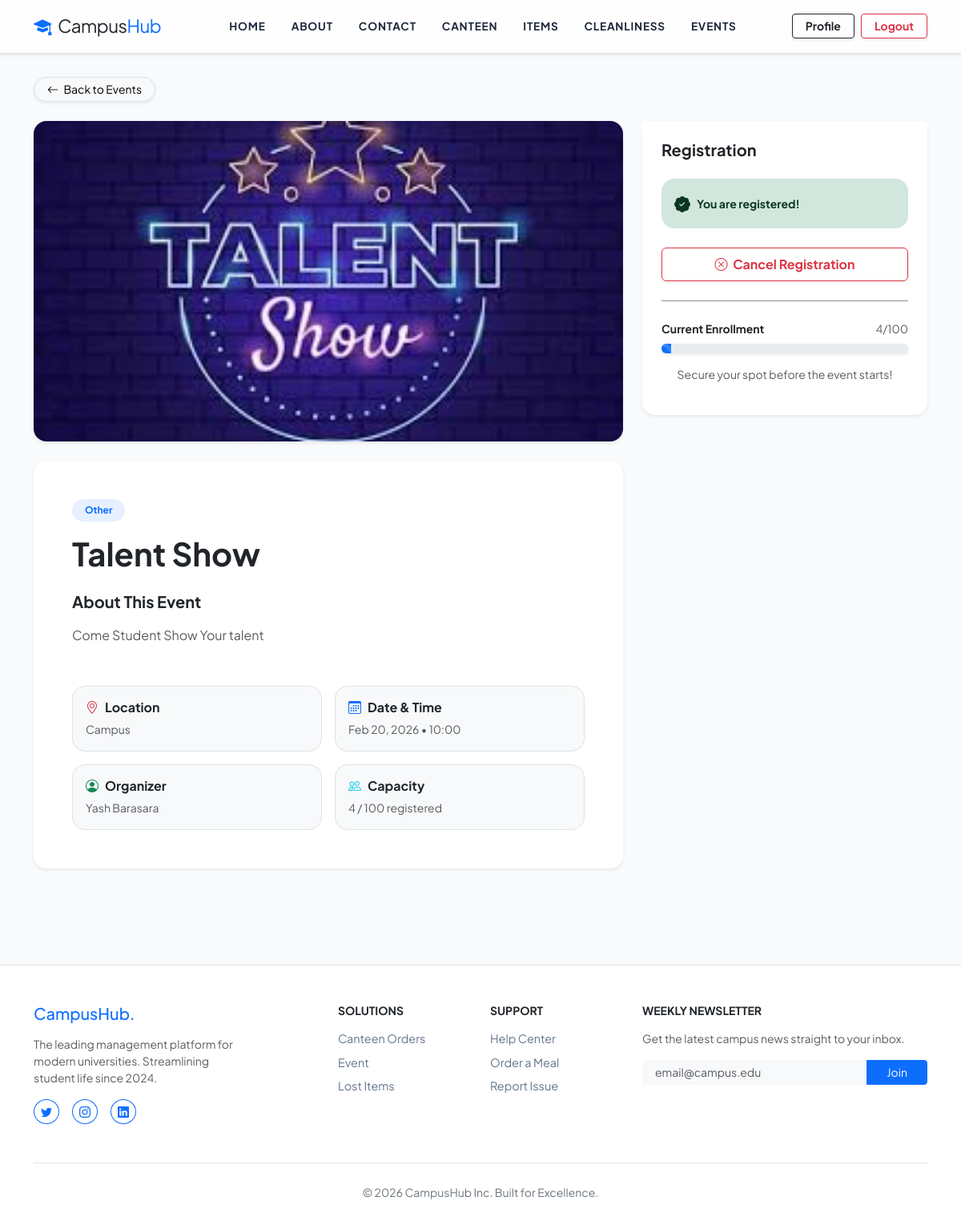
The page /events/2/ (signed in) on the database its author committed.
### events/models.py (models this page shows, shortened)
class Event(models.Model):
    title = models.CharField(max_length=200)
    description = models.TextField()
    location = models.CharField(max_length=200)
    event_date = models.DateTimeField()
    end_date = models.DateTimeField()
    category = models.CharField(max_length=50, choices=[
        ('academic', 'Academic'),
        ('sports', 'Sports'),
        ('cultural', 'Cultural'),
        ('workshop', 'Workshop'),
        ('seminar', 'Seminar'),
        ('other', 'Other'),
    ])
    organizer = models.ForeignKey(User, on_delete=models.CASCADE)
    image = models.ImageField(upload_to='events/', null=True, blank=True)
    capacity = models.IntegerField(default=100)
    registered_count = models.IntegerField(default=0)
    created_at = models.DateTimeField(auto_now_add=True)
    updated_at = models.DateTimeField(auto_now=True)
    class Meta:
        app_label = 'events'
        ordering = ['event_date']
        verbose_name = 'Event'
        verbose_name_plural = 'Events'

### events/views.py (the view)
# urls.py: path('<int:event_id>/', views.event_detail, name='detail'),
@login_required
def event_detail(request, event_id):
    event = get_object_or_404(Event, id=event_id)
    is_registered = EventRegistration.objects.filter(user=request.user, event=event).exists() if request.user.is_authenticated else False
    registrations = EventRegistration.objects.filter(event=event).count()
    context = {
        'event': event,
        'is_registered': is_registered,
        'registrations': registrations,
    }
    return render(request, 'events/detail.html', context)

### templates/events/detail.html (shortened to what this page needs)
{% extends 'core/base.html' %}
{% load static %}
{% block content %}
<div class="container py-5">
    <div class="row mb-4">
        <div class="col-12">
            <a href="{% url 'events:list' %}" class="btn btn-light btn-sm rounded-pill px-3 shadow-sm border">
                <i class="bi bi-arrow-left me-1"></i> Back to Events
            </a>
        </div>
    </div>
    <div class="row g-4">
        <div class="col-lg-8">
            {% if event.image %}
            <img src="{{ event.image.url }}" alt="{{ event.title }}"
                class="img-fluid rounded-4 mb-4 shadow-sm w-100 object-fit-cover" style="max-height: 400px;">
            {% else %}
            <div class="rounded-4 mb-4 d-flex align-items-center justify-content-center text-white bg-primary bg-gradient shadow-sm"
                style="height: 350px;">
                <i class="bi bi-calendar-event display-1 opacity-50"></i>
            </div>
            {% endif %}
            <div class="card border-0 shadow-sm rounded-4 mb-4">
                <div class="card-body p-4 p-md-5">
                    <div class="mb-3">
                        <span class="badge rounded-pill bg-primary bg-opacity-10 text-primary px-3 py-2 fw-bold">
                            {{ event.get_category_display }}
                        </span>
                    </div>
                    <h1 class="fw-bolder mb-4">{{ event.title }}</h1>
                    <h5 class="fw-bold mb-3 text-dark">About This Event</h5>
                    <p class="text-muted mb-5" style="line-height: 1.8;">
                        {{ event.description }}
                    </p>
                    <div class="row g-3">
                        <div class="col-md-6">
                            <div class="p-3 border rounded-4 bg-light h-100">
                                <h6 class="fw-bold mb-2 d-flex align-items-center">
                                    <i class="bi bi-geo-alt text-danger me-2"></i> Location
                                </h6>
                                <p class="small text-muted mb-0">{{ event.location }}</p>
                            </div>
                        </div>
                        <div class="col-md-6">
                            <div class="p-3 border rounded-4 bg-light h-100">
                                <h6 class="fw-bold mb-2 d-flex align-items-center">
                                    <i class="bi bi-calendar3 text-primary me-2"></i> Date & Time
                                </h6>
                                <p class="small text-muted mb-0">
                                    {{ event.event_date|date:"M d, Y • H:i" }}
                                </p>
                            </div>
                        </div>
                        <div class="col-md-6">
                            <div class="p-3 border rounded-4 bg-light h-100">
                                <h6 class="fw-bold mb-2 d-flex align-items-center">
                                    <i class="bi bi-person-circle text-success me-2"></i> Organizer
                                </h6>
                                <p class="small text-muted mb-0">
                                    {{event.organizer.get_full_name|default:event.organizer.username }}</p>
                            </div>
                        </div>
                        <div class="col-md-6">
                            <div class="p-3 border rounded-4 bg-light h-100">
                                <h6 class="fw-bold mb-2 d-flex align-items-center">
                                    <i class="bi bi-people text-info me-2"></i> Capacity
                                </h6>
                                <p class="small text-muted mb-0">{{ registrations }} / {{ event.capacity }} registered
                                </p>
                            </div>
                        </div>
                    </div>
                </div>
            </div>
        </div>
        <div class="col-lg-4">
            <div class="card border-0 shadow-sm rounded-4 sticky-top" style="top: 100px;">
                <div class="card-header bg-white border-0 p-4 pb-0">
                    <h5 class="fw-bold mb-0">Registration</h5>
                </div>
                <div class="card-body p-4">
                    {% now "UTC" as now %}
                    {% if is_registered %}
                    <div class="alert alert-success border-0 rounded-4 d-flex align-items-center mb-4">
                        <i class="bi bi-patch-check-fill me-2 fs-5"></i>
                        <span class="small fw-bold">You are registered!</span>
                    </div>
                    <button class="btn btn-outline-danger w-100  fw-bold py-2 shadow-sm"
                        onclick="unregisterEvent({{ event.id }})">
                        <i class="bi bi-x-circle me-1"></i> Cancel Registration
                    </button>
                {% endif %}
                <hr class="my-4 opacity-50">
                <div class="mb-2 d-flex justify-content-between">
                    <span class="small fw-bold">Current Enrollment</span>
                    <span class="small text-muted">{{ registrations }}/{{ event.capacity }}</span>
                </div>
                <div class="progress rounded-pill shadow-sm" style="height: 12px;">
                    {% if event.capacity > 0 %}
                    <div class="progress-bar progress-bar-striped progress-bar-animated bg-primary" role="progressbar"
                        style="width: {% widthratio registrations event.capacity 100 %}%">
                    </div>
                    {% else %}
                    <div class="progress-bar bg-secondary" style="width: 0%"></div>
                    {% endif %}
                </div>
                <p class="small text-muted mt-3 text-center">
                    Secure your spot before the event starts!
                </p>
            </div>
        </div>
    </div>
</div>
</div>
{% endblock %}

### static/css/base.css (style rules this page uses)
body { font-family: 'Plus Jakarta Sans', sans-serif; background-color: #f8fafc; overflow-x: hidden; }
.card { transition: all 0.3s cubic-bezier(0.165, 0.84, 0.44, 1); border: none; }

### rows shown on the page
Event: image (picture), category "Other", title "Talent Show", description "Come Student Show Your talent", location "Campus", event_date "Feb 20, 2026 • 10:00", organizer.get_full_name "Yash Barasara", capacity "100"

### other values the page prints
{{ registrations }} "4"
